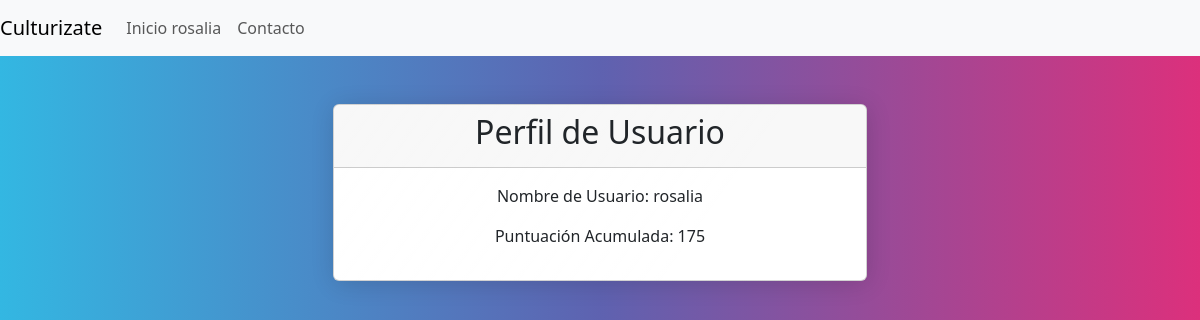
/perfil/ (signed in), run on an earlier commit of the app's database.
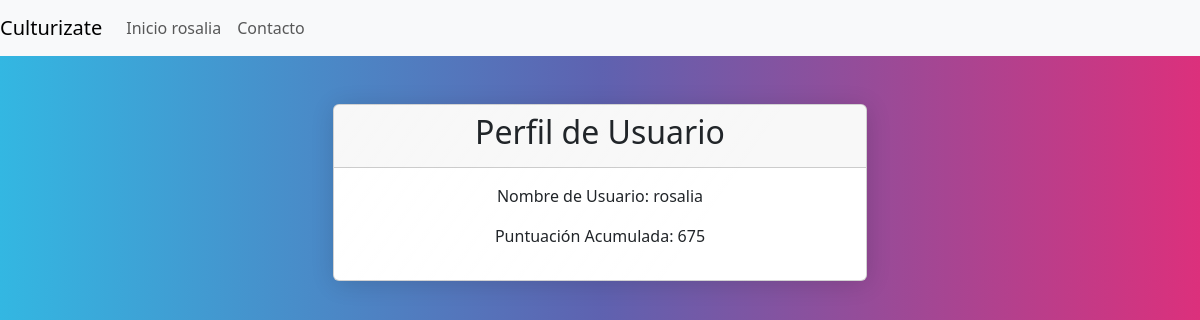
And on a later commit of the database.
### culturizateApp/models.py (models this page shows)
class UserProfile(AbstractUser):
    name = models.CharField(max_length=255)
    surname=models.CharField(max_length=200)
    email = models.EmailField()
    score = models.IntegerField(default=0)
    attempts = models.IntegerField(default=0)
    informatica_score=models.IntegerField(default=0)
    ciencia_score=models.IntegerField(default=0)
    historia_score=models.IntegerField(default=0)
    geopolitica_score=models.IntegerField(default=0)
    curiosidades_score=models.IntegerField(default=0)
    espiritualidad_score=models.IntegerField(default=0)
    historia_score=models.IntegerField(default=0)
    sociedad_score=models.IntegerField(default=0)

### culturizateApp/views.py (the view)
# urls.py: path("perfil/",views.perfil,name='perfil'),
def perfil(request):
    return render(request,'perfil.html')

### culturizateApp/templates/perfil.html
{% extends 'base.html' %}
{% block content %}
  <div class="container mt-5">
    <div class="row justify-content-center">
      <div class="col-md-6">
        <div class="card">
          <div class="card-header">
            <h2 class="text-center">Perfil de Usuario</h2>
          </div>
          <div class="card-body text-center">
            <p>Nombre de Usuario: {{ user.username }}</p>
            <p>Puntuación Acumulada: {{ user.score }}</p>
        </div>
    </div>
</div>
</div>
</div>
{% endblock%}

### culturizateApp/templates/base.html (shortened to what this page needs)
{% load static %}
{% load crispy_forms_tags %}
<!DOCTYPE html>
<html lang="en">
  <head>
    <link rel="stylesheet" href="https://bootswatch.com/5/quartz/bootstrap.min.css">
    <link href="https://cdn.jsdelivr.net/npm/bootstrap@5.3.0-alpha1/dist/css/bootstrap.min.css" rel="stylesheet">
  </head>
  <body>
    <nav class="navbar navbar-expand-lg navbar-light bg-light">
      <a class="navbar-brand" href="#">Culturizate</a>
      <div class="collapse navbar-collapse" id="navbarNav">
        <ul class="navbar-nav">
          <li class="nav-item active">
            <a class="nav-link" href="#">Inicio <span class="sr-only">{{ user }}</span></a>
          </li>
          <li class="nav-item">
            <a class="nav-link" href="#">Contacto</a>
          </li>
        </ul>
      </div>
    </nav>
    <div class="container">
      {% block content %}
      {% endblock %}
    </div>
  </body>
</html>

What changed in the data, as far as the page shows it:
changed UserProfile "rosalia": score "175" → "675"
